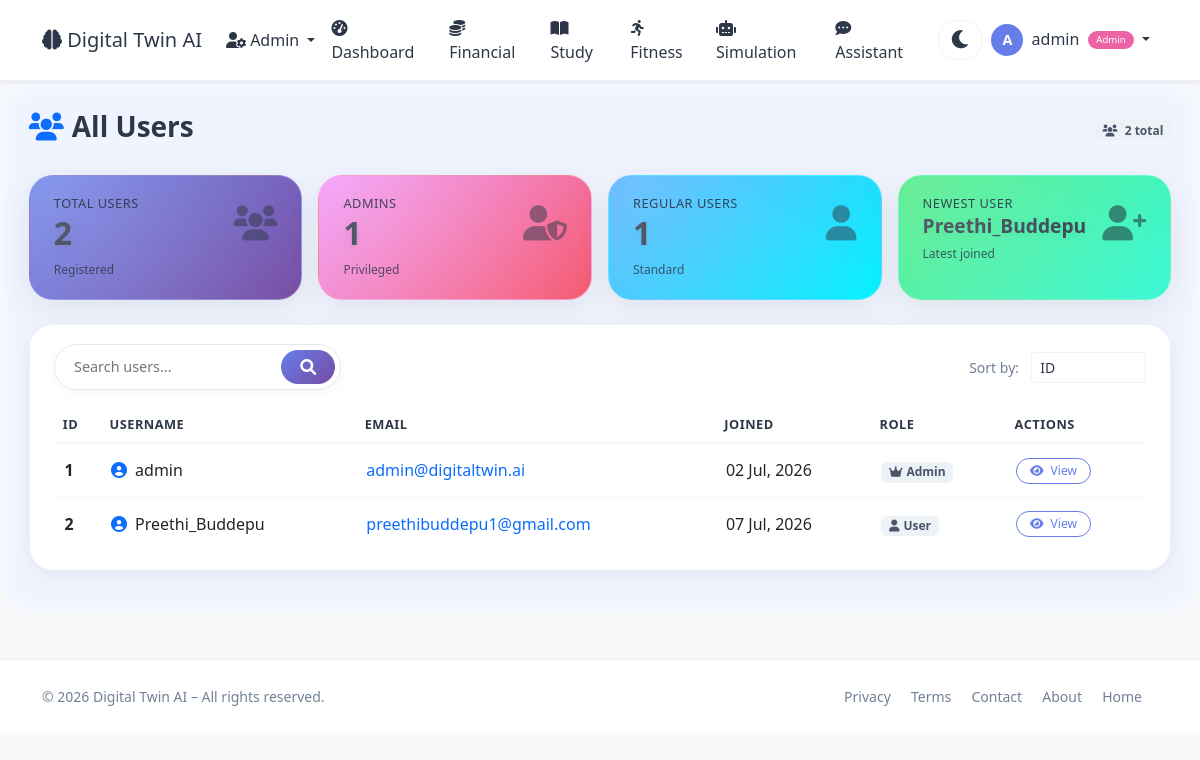
The app's page /admin/users (signed in) with its own data.
### app.py (models this page shows, shortened)
class User(UserMixin, db.Model):
    id = db.Column(db.Integer, primary_key=True)
    username = db.Column(db.String(80), unique=True, nullable=False)
    email = db.Column(db.String(120), unique=True, nullable=False)
    password_hash = db.Column(db.String(200), nullable=False)
    age = db.Column(db.Integer, default=25)
    occupation = db.Column(db.String(100), default='Student')
    monthly_income = db.Column(db.Float, default=50000)
    monthly_expenses = db.Column(db.Float, default=35000)
    savings = db.Column(db.Float, default=100000)
    study_hours_per_week = db.Column(db.Float, default=20)
    fitness_hours_per_week = db.Column(db.Float, default=5)
    sleep_hours_per_day = db.Column(db.Float, default=7)
    created_at = db.Column(db.DateTime, default=datetime.utcnow)
    is_admin = db.Column(db.Boolean, default=False)
    transactions = db.relationship('Transaction', backref='user', lazy=True)
    study_logs = db.relationship('StudyLog', backref='user', lazy=True)
    fitness_logs = db.relationship('FitnessLog', backref='user', lazy=True)
    goals = db.relationship('Goal', backref='user', lazy=True)

### app.py (the view)
@app.route('/admin/users')
@login_required
def admin_users():
    if not current_user.is_admin:
        flash('Admin access required.')
        return redirect(url_for('user_dashboard'))
    users = User.query.all()
    return render_template('admin/users.html', users=users)

### app.py (called while the page is built)
@app.context_processor
def utility_processor():
    return dict(datetime=datetime)

@login_manager.user_loader
def load_user(user_id):
    return User.query.get(int(user_id))

### templates/admin/users.html (shortened to what this page needs)
{% extends "base.html" %}
{% block content %}
<div class="users-wrapper">
    <div class="d-flex flex-wrap justify-content-between align-items-center mb-4">
        <h3 class="fw-bold"><i class="fas fa-users text-primary me-2"></i>All Users</h3>
        <span class="badge bg-light text-dark"><i class="fas fa-users me-1"></i> {{ users|length }} total</span>
    </div>
    <div class="row g-3 mb-4">
        <div class="col-6 col-md-3">
            <div class="metric-card" style="background: linear-gradient(135deg, #667eea, #764ba2);">
                <div class="d-flex justify-content-between align-items-start">
                    <div>
                        <h5>Total Users</h5>
                        <h2>{{ users|length }}</h2>
                        <small>Registered</small>
                    </div>
                    <div class="card-icon"><i class="fas fa-users"></i></div>
                </div>
            </div>
        </div>
        <div class="col-6 col-md-3">
            <div class="metric-card" style="background: linear-gradient(135deg, #f093fb, #f5576c);">
                <div class="d-flex justify-content-between align-items-start">
                    <div>
                        <h5>Admins</h5>
                        <h2>{{ users|selectattr('is_admin')|list|length }}</h2>
                        <small>Privileged</small>
                    </div>
                    <div class="card-icon"><i class="fas fa-user-shield"></i></div>
                </div>
            </div>
        </div>
        <div class="col-6 col-md-3">
            <div class="metric-card" style="background: linear-gradient(135deg, #4facfe, #00f2fe);">
                <div class="d-flex justify-content-between align-items-start">
                    <div>
                        <h5>Regular Users</h5>
                        <h2>{{ users|rejectattr('is_admin')|list|length }}</h2>
                        <small>Standard</small>
                    </div>
                    <div class="card-icon"><i class="fas fa-user"></i></div>
                </div>
            </div>
        </div>
        <div class="col-6 col-md-3">
            <div class="metric-card" style="background: linear-gradient(135deg, #43e97b, #38f9d7); color: #1a202c;">
                <div class="d-flex justify-content-between align-items-start">
                    <div>
                        <h5>Newest User</h5>
                        <h2 style="font-size:1.2rem;">{{ users[-1].username if users else 'N/A' }}</h2>
                        <small>Latest joined</small>
                    </div>
                    <div class="card-icon"><i class="fas fa-user-plus" style="color: #1a202c;"></i></div>
                </div>
            </div>
        </div>
    </div>
    <div class="glass-card">
        <div class="d-flex flex-wrap justify-content-between align-items-center mb-3">
            <div class="search-box">
                <input type="text" id="userSearch" placeholder="Search users..." onkeyup="filterUsers()">
                <button onclick="filterUsers()"><i class="fas fa-search"></i></button>
            </div>
            <div>
                <span class="text-muted small me-2">Sort by:</span>
                <select class="form-select form-select-sm d-inline-block w-auto" onchange="sortTable(this.value)">
                    <option value="id">ID</option>
                </select>
            </div>
        </div>
        <div class="table-responsive">
            <table class="table table-glass table-hover mb-0" id="userTable">
                <thead>
                    <tr>
                        <th>ID</th>
                        <th>Username</th>
                        <th>Email</th>
                        <th>Joined</th>
                        <th>Role</th>
                        <th>Actions</th>
                    </tr>
                </thead>
                <tbody>
                    {% for u in users %}
                    <tr>
                        <td><span class="fw-bold">{{ u.id }}</span></td>
                        <td><i class="fas fa-user-circle me-2 text-primary"></i>{{ u.username }}</td>
                        <td><a href="mailto:{{ u.email }}" class="text-decoration-none">{{ u.email }}</a></td>
                        <td>{{ u.created_at.strftime('%d %b, %Y') }}</td>
                        <td>
                            {% if u.is_admin %}
                                <span class="badge badge-admin"><i class="fas fa-crown me-1"></i>Admin</span>
                            {% else %}
                                <span class="badge badge-user"><i class="fas fa-user me-1"></i>User</span>
                            {% endif %}
                        </td>
                        <td>
                            <a href="{{ url_for('admin_user_detail', user_id=u.id) }}" class="btn btn-outline-primary action-btn">
                                <i class="fas fa-eye me-1"></i> View
                            </a>
                        </td>
                    </tr>
                    {% endfor %}
                </tbody>
            </table>
        </div>
    </div>
</div>
{% endblock %}

### templates/base.html (shortened to what this page needs)
<!DOCTYPE html>
<html lang="en" data-theme="light">
<head>
    <link href="https://cdn.jsdelivr.net/npm/bootstrap@5.3.0/dist/css/bootstrap.min.css" rel="stylesheet">
    <link rel="stylesheet" href="https://cdnjs.cloudflare.com/ajax/libs/font-awesome/6.0.0/css/all.min.css">
</head>
<body>
    <nav class="navbar navbar-expand-lg navbar-light bg-white shadow-sm">
        <div class="container">
            <a class="navbar-brand" href="{{ url_for('index') }}">
                <i class="fas fa-brain"></i> Digital Twin AI
            </a>
            <div class="collapse navbar-collapse" id="navbarNav">
                <ul class="navbar-nav ms-auto align-items-lg-center">
                    {% if current_user.is_authenticated %}
                        {% if current_user.is_admin %}
                            <li class="nav-item dropdown">
                                <a class="nav-link dropdown-toggle" href="#" id="adminDropdown" role="button" data-bs-toggle="dropdown">
                                    <i class="fas fa-user-cog"></i> Admin
                                </a>
                            </li>
                        {% endif %}
                        <li class="nav-item">
                            <a class="nav-link" href="{{ url_for('user_dashboard') }}">
                                <i class="fas fa-tachometer-alt me-1"></i>Dashboard
                            </a>
                        </li>
                        <li class="nav-item">
                            <a class="nav-link" href="{{ url_for('user_financial') }}">
                                <i class="fas fa-coins me-1"></i>Financial
                            </a>
                        </li>
                        <li class="nav-item">
                            <a class="nav-link" href="{{ url_for('user_study') }}">
                                <i class="fas fa-book-open me-1"></i>Study
                            </a>
                        </li>
                        <li class="nav-item">
                            <a class="nav-link" href="{{ url_for('user_fitness') }}">
                                <i class="fas fa-running me-1"></i>Fitness
                            </a>
                        </li>
                        <li class="nav-item">
                            <a class="nav-link" href="{{ url_for('user_simulation') }}">
                                <i class="fas fa-robot me-1"></i>Simulation
                            </a>
                        </li>
                        <li class="nav-item">
                            <a class="nav-link" href="{{ url_for('user_assistant') }}">
                                <i class="fas fa-comment-dots me-1"></i>Assistant
                            </a>
                        </li>
                        <li class="nav-item">
                            <button class="theme-toggle" id="themeToggle" aria-label="Toggle theme">
                                <i class="fas fa-moon"></i>
                            </button>
                        </li>
                        <li class="nav-item dropdown">
                            <a class="nav-link dropdown-toggle" href="#" id="userDropdown" role="button" data-bs-toggle="dropdown">
                                <span class="user-avatar">{{ current_user.username[0]|upper }}</span>
                                <span class="ms-1">{{ current_user.username }}</span>
                                {% if current_user.is_admin %}
                                    <span class="admin-badge">Admin</span>
                                {% endif %}
                            </a>
                        </li>
                    {% endif %}
                </ul>
            </div>
        </div>
    </nav>
    {% block content %}{% endblock %}
    <footer class="mt-5 py-4 bg-light border-top">
        <div class="container">
            <div class="row align-items-center">
                <div class="col-md-6 text-center text-md-start">
                    <span class="text-muted small">© 2026 Digital Twin AI – All rights reserved.</span>
                </div>
                <div class="col-md-6 text-center text-md-end">
                    <a href="{{ url_for('privacy') }}" class="text-muted text-decoration-none me-3 small">Privacy</a>
                    <a href="{{ url_for('terms') }}" class="text-muted text-decoration-none me-3 small">Terms</a>
                    <a href="{{ url_for('contact') }}" class="text-muted text-decoration-none me-3 small">Contact</a>
                    <a href="{{ url_for('about') }}" class="text-muted text-decoration-none me-3 small">About</a>
                    <a href="{{ url_for('index') }}" class="text-muted text-decoration-none me-3 small">Home</a>
                </div>
            </div>
        </div>
    </footer>
</body>
</html>

### templates/base.html (style rules this page uses)
:root { --bg-body: #f8f9fa; --bg-navbar: #ffffff; --bg-card: #ffffff; --text-primary: #2d3748; --text-muted: #718096; --border-color: #edf2f7; --shadow: 0 4px 20px rgba(0,0,0,0.06); --glass-bg: rgba(255,255,255,0.6); --glass-border: rgba(255,255,255,0.25); --accent: #667eea; --accent-gradient: linear-gradient(135deg, #667eea, #764ba2); --bg-input: #ffffff; --bg-light: #f7fafc; --bg-wrapper: #f0f4ff; --bg-hero: linear-gradient(135deg, #667eea 0%, #764ba2 100%); --dropdown-bg: #ffffff; --dropdown-text: #2d3748; --btn-bg: #667eea; --btn-hover: #5a6fd6; --badge-bg: #edf2f7; --badge-text: #4a5568; --progress-bg: #edf2f7; --progress-fill: linear-gradient(90deg, #667eea, #764ba2); }
body { background: var(--bg-body) !important; color: var(--text-primary) !important; font-family: 'Segoe UI', Tahoma, Geneva, Verdana, sans-serif; transition: background 0.3s, color 0.3s; }
.navbar { background: var(--bg-navbar) !important; border-bottom: 1px solid var(--border-color); }
.navbar-brand, .nav-link { color: var(--text-primary) !important; }
.btn-outline-primary { color: var(--accent) !important; border-color: var(--accent) !important; }
.card, .glass-card, .chart-container, .predict-card, .profile-card, .goals-card, .card-glass, .chart-box, .predict-box, .activity-card { background: var(--bg-card) !important; border-color: var(--border-color) !important; color: var(--text-primary) !important; box-shadow: var(--shadow) !important; }
.bg-light, .bg-white { background: var(--bg-card) !important; }
.text-muted { color: var(--text-muted) !important; }
.form-control, .form-select { background: var(--bg-input) !important; color: var(--text-primary) !important; border-color: var(--border-color) !important; }
.table { color: var(--text-primary) !important; }
.metric-card { color: var(--text-primary) !important; }
.metric-card h2, .metric-card h5, .metric-card small { color: inherit !important; }
.dashboard-wrapper, .finance-wrapper, .study-wrapper, .fitness-wrapper, .assistant-wrapper, .sim-wrapper, .users-wrapper, .detail-wrapper, .about-wrapper, .privacy-wrapper, .terms-wrapper, .contact-wrapper { background: var(--bg-wrapper) !important; }
.border-top, .border-bottom { border-color: var(--border-color) !important; }
.badge { background: var(--badge-bg) !important; color: var(--badge-text) !important; }
.theme-toggle { background: transparent; border: none; font-size: 1.3rem; color: var(--text-primary); cursor: pointer; transition: transform 0.3s; padding: 0.2rem 0.7rem; border-radius: 30px; background: var(--bg-input); margin-left: 0.5rem; border: 1px solid var(--border-color); }
.user-avatar { width: 32px; height: 32px; border-radius: 50%; background: var(--accent); color: white; display: inline-flex; align-items: center; justify-content: center; font-weight: 600; font-size: 0.9rem; }
.admin-badge { font-size: 0.6rem; background: #ed64a6; color: white; padding: 0.15rem 0.5rem; border-radius: 30px; margin-left: 0.3rem; vertical-align: middle; }

### records on screen
User: username "A", username "admin", id "1", email "admin@digitaltwin.ai", created_at "02 Jul, 2026", is_admin True (drawn)
User: username "Preethi_Buddepu", id "2", email "preethibuddepu1@gmail.com", created_at "07 Jul, 2026", is_admin False (drawn)

### other values on screen
{{ users|length }} "2"
{{ users|selectattr('is_admin')|list|length }} "1"
{{ users|rejectattr('is_admin')|list|length }} "1"
